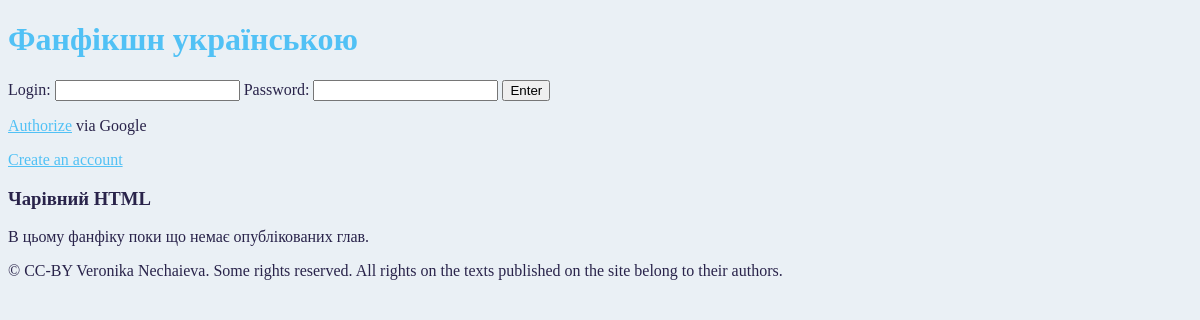
The page /fics/fanfic/1 on the database as committed earlier.
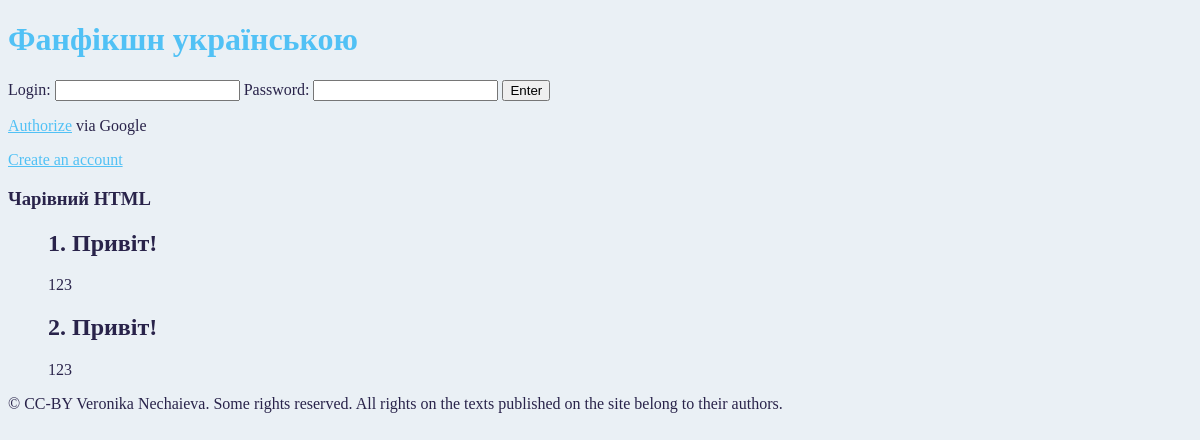
The same page on the database as committed later.
### app_fanfics/models.py (models this page shows)
class Chapter(models.Model):
    fanfic = models.ForeignKey(Fanfic, on_delete=models.CASCADE)
    chapter_number = models.IntegerField(default=1)
    chapter_title = models.CharField(max_length=500, default="Глава " + str(chapter_number))
    publication_date = models.DateTimeField('Published:', default=django.utils.timezone.now)
    text = models.FileField(storage=default_storage)

### app_fanfics/views/fanfic.py (the view)
# urls.py: path('fanfic/<int:fanfic_id>',   fanfic.fanfic_page,     name='fanfic_page'),
def fanfic_page(request, fanfic_id):
    context = get_fanfic_context(fanfic_id)
    context.update(get_login_context(request))
    context.update({
        'is_owner': context.get('fanfic').author.nickname == context['username']
    })
    chapter_list = []
    for chapter in context.get('chapter_list'):
        chapter_list.append(DisplayChapter(chapter, 'lines'))
    context['display_chapter_list'] = chapter_list
    return render(request, 'fanfic.html', context)

### app_fanfics/views/contexts.py (called while the page is built)
def get_login_context(request, base_context: dict = None):
    logged_in = request.user.is_authenticated
    if logged_in:
        username = request.user.username
        author_ids = Author.objects.filter(nickname=username)
        print("AUTHOR IDS:", author_ids)
        author_id = author_ids[0].id if author_ids else None
    else:
        username = None
        author_id = None
    auth_context = {
        'logged_in': request.user.is_authenticated,
        'username': username,
        'author_id': author_id,
        'google_url': GOOGLE_URL}
    if base_context:
        context = base_context
        base_context.update(auth_context)
        return context
    return auth_context

def get_fanfic_context(fanfic_id):
    fanfic = get_object_or_404(Fanfic, pk=fanfic_id)
    return {
        'fanfic': fanfic,
        'chapter_list': Chapter.objects.filter(fanfic=fanfic_id).order_by('chapter_number')
    }

### app_fanfics/templates/fanfic.html (shortened to what this page needs)
<!DOCTYPE html>
{% load static %}
<html lang="en">
<head>
    <link rel="stylesheet" type="text/css" href="{% static 'css/style.css' %}">
</head>
<body>
{% include "sub_elements/header.html" %}
<div><h3> {{ fanfic.title }}</h3></div>
{% if chapter_list %}
<ul>
    {% for chapter in display_chapter_list %}
        <h2>{{ chapter.chapter.chapter_number }}. {{ chapter.chapter.chapter_title }}</h2>
        <p>{{ chapter.text }}</p>
    {% endfor %}
</ul>
{% else %}
<p> В цьому фанфіку поки що немає опублікованих глав. </p>
{% endif %}
{% include "sub_elements/footer.html" %}
</body>
</html>

Rows that differ between the two databases and show on the page:
added Chapter: chapter.chapter_number "1", chapter.chapter_title "Привіт!"
added Chapter: chapter.chapter_number "2", chapter.chapter_title "Привіт!"
Other text that changed with them:
new list line: ". 123"
text no longer shown: "В цьому фанфіку поки що немає опублікованих глав."
